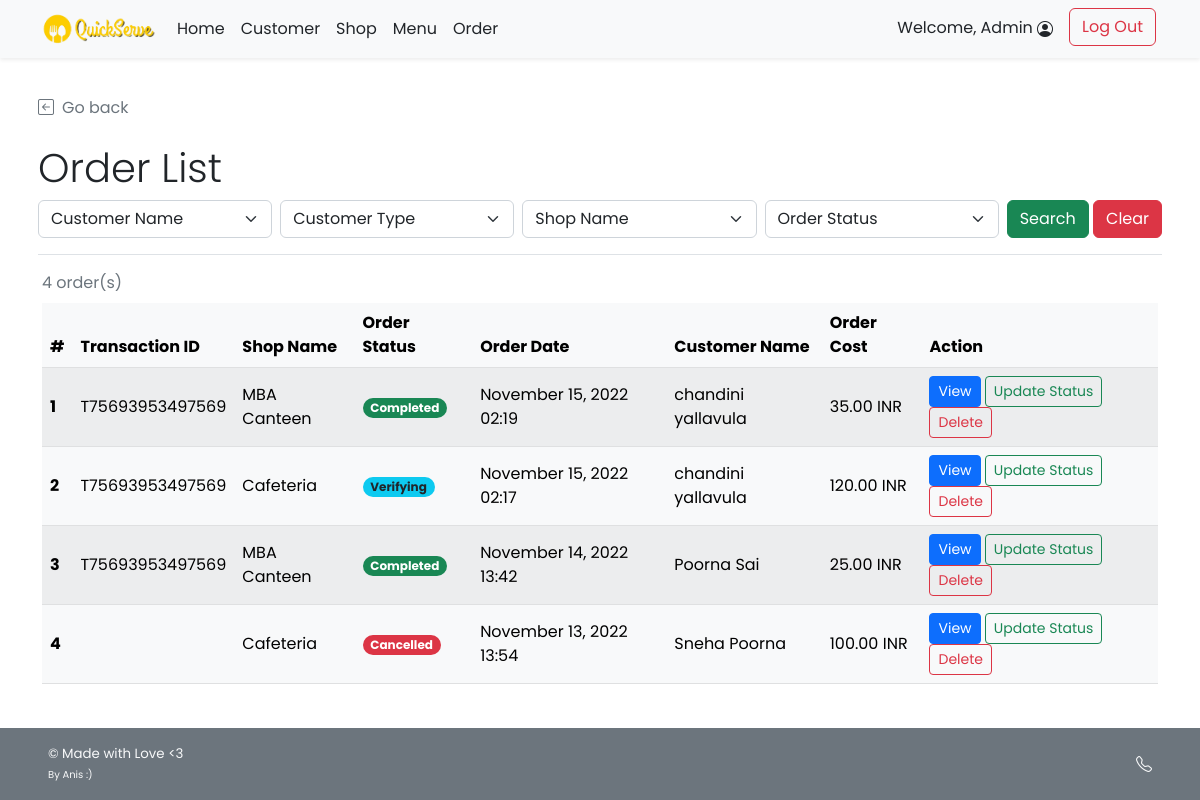
Screenshot of /admin/admin_order_list.php (signed in) with the database file from the repository.
### tables this page shows
CREATE TABLE `order_header` (
  `orh_id` int(11) NOT NULL,
  `c_id` int(11) NOT NULL,
  `s_id` int(11) NOT NULL,
  `p_id` int(11) NOT NULL,
  `orh_ordertime` timestamp NOT NULL DEFAULT current_timestamp(),
  `orh_orderstatus` varchar(45) NOT NULL,
  `orh_finishedtime` datetime DEFAULT NULL,
  `t_id` varchar(45) NOT NULL
);

CREATE TABLE `shop` (
  `s_username` varchar(45) NOT NULL,
  `s_pwd` varchar(45) NOT NULL,
  `s_name` varchar(100) NOT NULL,
  `s_location` varchar(100) NOT NULL,
  `s_email` varchar(100) NOT NULL,
  `s_phoneno` varchar(45) NOT NULL,
  `s_pic` text DEFAULT NULL,
  `s_id` int(11) NOT NULL
);

CREATE TABLE `customer` (
  `c_username` varchar(45) NOT NULL,
  `c_pwd` varchar(45) NOT NULL,
  `c_firstname` varchar(45) NOT NULL,
  `c_lastname` varchar(45) NOT NULL,
  `c_email` varchar(100) NOT NULL,
  `c_gender` varchar(1) NOT NULL COMMENT 'M for Male, F for Female',
  `c_type` varchar(3) NOT NULL COMMENT 'Type of customer in this canteen (STD for student,STF for staff, GUE for guest, ADM for admin, OTH for other)',
  `c_id` int(11) NOT NULL
);

CREATE TABLE `payment` (
  `p_id` int(11) NOT NULL,
  `c_id` int(11) NOT NULL,
  `p_amount` decimal(7,2) NOT NULL
);

### admin/admin_order_list.php (the view, shortened to what this page needs)
<!DOCTYPE html>
<html lang="en" class="h-100">
<head>
    <?php
        include("../conn_db.php");
        include('../head.php');
    ?>
    <link href="../css/main.css" rel="stylesheet">
</head>
<body class="d-flex flex-column h-100">
    <?php include('nav_header_admin.php')?>
    <div class="container p-2 pb-0" id="admin-dashboard">
        <div class="mt-4 border-bottom">
            <a class="nav nav-item text-decoration-none text-muted mb-2" href="#" onclick="history.back();">
                <i class="bi bi-arrow-left-square me-2"></i>Go back
            </a>
            <h2 class="pt-3 display-6">Order List</h2>
            <form class="form-floating mb-3" method="GET" action="admin_order_list.php">
                <div class="row g-2">
                    <div class="col">
                        <select class="form-select" id="c_id" name="c_id">
                            <option selected value="">Customer Name</option>
                        </select>
                    </div>
                    <div class="col">
                        <select class="form-select" id="utype" name="ut">
                            <?php if(isset($_GET["search"])){?>
                            <option selected value="">Customer Type</option>
                            <option value="STD" <?php if($_GET["ut"]=="STD"){ echo "selected";}?>>Student</option>
                            <option value="STF" <?php if($_GET["ut"]=="STF"){ echo "selected";}?>>Faculty Staff</option>
                            <option value="GUE" <?php if($_GET["ut"]=="GUE"){ echo "selected";}?>>Visitor</option>
                            <option value="ADM" <?php if($_GET["ut"]=="ADM"){ echo "selected";}?>>Admin</option>
                            <option value="OTH" <?php if($_GET["ut"]=="OTH"){ echo "selected";}?>>Other</option>
                            <?php }else{ ?>
                            <option selected value="">Customer Type</option>
                            <?php } ?>
                        </select>
                    </div>
                    <div class="col">
                        <select class="form-select" id="s_id" name="s_id">
                            <option selected value="">Shop Name</option>
                            <?php
                                $option_query = "SELECT DISTINCT s.s_id, s.s_name
                                FROM order_header orh INNER JOIN shop s ON orh.s_id = s.s_id;";
                                $option_result = $mysqli -> query($option_query);
                                $opt_row = $option_result -> num_rows;
                            ?>
                        </select>
                    </div>
                    <div class="col">
                        <select class="form-select" id="orderstatus" name="os">
                            <?php if(isset($_GET["search"])){?>
                            <option selected value="">Order Status</option>
                            <option value="VRFY" <?php if($_GET["os"]=="VRFY"){ echo "selected";}?>>Order Verifying</option>
                            <option value="ACPT" <?php if($_GET["os"]=="ACPT"){ echo "selected";}?>>Order Accepted</option>
                            <option value="PREP" <?php if($_GET["os"]=="PREP"){ echo "selected";}?>>Order Preparing</option>
                            <option value="RDPK" <?php if($_GET["os"]=="RDPK"){ echo "selected";}?>>Ready for Pick-Up</option>
                            <option value="FNSH" <?php if($_GET["os"]=="FNSH"){ echo "selected";}?>>Order Finished</option>
                            <option value="CNCL" <?php if($_GET["os"]=="CNCL"){ echo "selected";}?>>Order Cancelled</option>
                            <?php }else{ ?>
                            <option selected value="">Order Status</option>
                            <?php } ?>
                        </select>
                    </div>
                    <div class="col-auto">
                        <button type="submit" name="search" value="1" class="btn btn-success"
                        <?php if($opt_row==0){echo "disabled";} ?>>Search</button>
                        <button type="reset" class="btn btn-danger"
                            onclick="javascript: window.location='admin_order_list.php'">Clear</button>
                    </div>
                </div>
            </form>
        </div>
    </div>
    <?php
            if(isset($_GET["search"])){
                if($_GET["c_id"]!=''){ $cid_clause = " AND orh.c_id = '{$_GET['c_id']}' "; }else{ $cid_clause = " ";}
                if($_GET["s_id"]!=''){ $sid_clause = " AND orh.s_id = '{$_GET['s_id']}' "; }else{ $sid_clause = " ";}
                $query = "SELECT orh.orh_id,orh.orh_ordertime,c.c_firstname,c.c_lastname,orh.orh_orderstatus,p.p_amount,s.s_name,orh.t_id
                FROM order_header orh INNER JOIN customer c ON orh.c_id = c.c_id INNER JOIN payment p ON p.p_id = orh.p_id
                INNER JOIN shop s ON orh.s_id = s.s_id WHERE c.c_type LIKE '%{$_GET['ut']}%'
                AND orh_orderstatus LIKE '%{$_GET['os']}%'".$cid_clause.$sid_clause." ORDER BY orh.orh_ordertime DESC;";
            }else{
                $query = "SELECT orh.orh_id,orh.orh_ordertime,c.c_firstname,c.c_lastname,orh.orh_orderstatus,p.p_amount,s.s_name,orh.t_id
                FROM order_header orh INNER JOIN customer c ON orh.c_id = c.c_id INNER JOIN payment p ON p.p_id = orh.p_id INNER JOIN shop s ON orh.s_id = s.s_id ORDER BY orh.orh_ordertime DESC;";
            }
            $result = $mysqli -> query($query);
            $numrow = $result -> num_rows;
            if($numrow > 0){
        ?>
        <div class="container align-items-stretch pt-2">
            <div class="table-responsive">
            <table class="table rounded-5 table-light table-striped table-hover align-middle caption-top mb-3">
                <caption><?php echo $numrow;?> order(s) <?php if(isset($_GET["search"])){?><br /><a
                        Result</a><?php } ?></caption>
                <thead class="bg-light">
                    <tr>
                        <th scope="col">#</th>
                        <th scope="col">Transaction ID</th>
                        <th scope="col">Shop Name</th>
                        <th scope="col">Order Status</th>
                        <th scope="col">Order Date</th>
                        <th scope="col">Customer Name</th>
                        <th scope="col">Order Cost</th>
                        <th scope="col">Action</th>
                    </tr>
                </thead>
                <tbody>
                    <?php $i=1; while($row = $result -> fetch_array()){ ?>
                    <tr>
                        <th><?php echo $i++;?></th>
                        <td><?php echo $row["t_id"];?></td>
                        <td><?php echo $row["s_name"];?></td>
                        <td>
                            <?php if($row["orh_orderstatus"]=="VRFY"){ ?>
                                <span class="fw-bold badge rounded-pill bg-info text-dark">Verifying</span>
                            <?php }else if($row["orh_orderstatus"]=="ACPT"){ ?>
                                <span class="fw-bold badge rounded-pill bg-secondary text-dark">Accepted</span>
                            <?php }else if($row["orh_orderstatus"]=="PREP"){ ?>
                                <span class="fw-bold badge rounded-pill bg-warning text-dark">Preparing</span>
                            <?php }else if($row["orh_orderstatus"]=="RDPK"){ ?>
                                <span class="fw-bold badge rounded-pill bg-primary text-white">Ready to pick up</span>
                            <?php }else if($row["orh_orderstatus"]=="FNSH"){?>
                                <span class="fw-bold badge rounded-pill bg-success text-white">Completed</span>
                            <?php }else if($row["orh_orderstatus"]=="CNCL"){?>
                                <span class="fw-bold badge rounded-pill bg-danger text-white">Cancelled</span>
                            <?php } ?>
                        </td>
                        <td><?php
                        $order_time = (new Datetime($row["orh_ordertime"])) -> format("F j, Y H:i");
                        echo $order_time;
                        ?></td>
                        <td><?php echo $row["c_firstname"]." ".$row["c_lastname"];?></td>
                        <td><?php echo $row["p_amount"]." INR";?></td>
                        <td>
                            <a href="admin_order_detail.php?orh_id=<?php echo $row["orh_id"]?>" class="btn btn-sm btn-primary">View</a>
                            <a href="admin_order_update.php?orh_id=<?php echo $row["orh_id"]?>" class="btn btn-sm btn-outline-success">Update Status</a>
                            <a href="admin_order_delete.php?orh_id=<?php echo $row["orh_id"]?>"
                            class="btn btn-sm btn-outline-danger">Delete</a>
                        </td>
                    </tr>
                    <?php } ?>
                </tbody>
            </table>
        </div>
        </div>
        <?php } ?>
    <?php include('admin_footer.php')?>
</body>
</html>

### css/main.css (style rules this page uses)
html { height: 100%; }
body { height: 100%; padding-top: 4rem; margin-bottom: -50px; font-family: 'Poppins', 'Noto Sans Thai', sans-serif; }
a { cursor: pointer; }
.bi { vertical-align: -.125em; fill: currentColor; }
.text-white { color: white; }

### rows the page displays
order_header: t "T75693953497569", s.s_name "MBA Canteen", orh_orderstatus "Completed", orh_ordertime "November 15, 2022 02:19", c.c_firstname "chandini", c.c_lastname "yallavula", p.p_amount "35.00"
order_header: t "T75693953497569", s.s_name "Cafeteria", orh_orderstatus "Verifying", orh_ordertime "November 15, 2022 02:17", c.c_firstname "chandini", c.c_lastname "yallavula", p.p_amount "120.00"
order_header: t "T75693953497569", s.s_name "MBA Canteen", orh_orderstatus "Completed", orh_ordertime "November 14, 2022 13:42", c.c_firstname "Poorna", c.c_lastname "Sai", p.p_amount "25.00"
order_header: s.s_name "Cafeteria", orh_orderstatus "Cancelled", orh_ordertime "November 13, 2022 13:54", c.c_firstname "Sneha", c.c_lastname "Poorna", p.p_amount "100.00"

### other values shown
$_SESSION['firstname'] "Admin"
$numrow "4"
